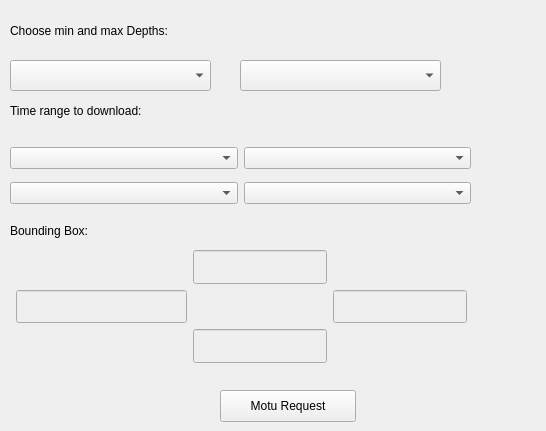
             <widget class="QWidget" name="tab_Extract_2">
              <attribute name="title">
               <string>Extraction</string>
              </attribute>
              <widget class="QLabel" name="label_depth_4">
               <property name="geometry">
                <rect>
                 <x>10</x>
                 <y>20</y>
                 <width>527</width>
                 <height>21</height>
                </rect>
               </property>
               <property name="sizePolicy">
                <sizepolicy hsizetype="Minimum" vsizetype="Fixed">
                 <horstretch>0</horstretch>
                 <verstretch>0</verstretch>
                </sizepolicy>
               </property>
               <property name="text">
                <string>Choose min and max Depths:</string>
               </property>
              </widget>
              <widget class="QComboBox" name="combo_wms_layer_depth_2">
               <property name="geometry">
                <rect>
                 <x>10</x>
                 <y>60</y>
                 <width>201</width>
                 <height>31</height>
                </rect>
               </property>
              </widget>
              <widget class="QLabel" name="WMSLabelTimeRange_4">
               <property name="geometry">
                <rect>
                 <x>10</x>
                 <y>100</y>
                 <width>527</width>
                 <height>21</height>
                </rect>
               </property>
               <property name="sizePolicy">
                <sizepolicy hsizetype="Preferred" vsizetype="Fixed">
                 <horstretch>0</horstretch>
                 <verstretch>0</verstretch>
                </sizepolicy>
               </property>
               <property name="text">
                <string>Time range to download:</string>
               </property>
              </widget>
              <widget class="QWidget" name="layoutWidget_4">
               <property name="geometry">
                <rect>
                 <x>10</x>
                 <y>140</y>
                 <width>461</width>
                 <height>71</height>
                </rect>
               </property>
               <layout class="QGridLayout" name="layout_time_4">
                <property name="sizeConstraint">
                 <enum>QLayout::SetDefaultConstraint</enum>
                </property>
                <property name="spacing">
                 <number>6</number>
                </property>
                <item row="1" column="0">
                 <widget class="QComboBox" name="combo_wms_time_last_d_2"/>
                </item>
                <item row="1" column="1">
                 <widget class="QComboBox" name="combo_wms_time_last_h_2"/>
                </item>
                <item row="0" column="0">
                 <widget class="QComboBox" name="combo_wms_time_first_d_2">
                  <property name="sizePolicy">
                   <sizepolicy hsizetype="Expanding" vsizetype="Fixed">
                    <horstretch>0</horstretch>
                    <verstretch>0</verstretch>
                   </sizepolicy>
                  </property>
                 </widget>
                </item>
                <item row="0" column="1">
                 <widget class="QComboBox" name="combo_wms_time_first_h_2">
                  <property name="sizePolicy">
                   <sizepolicy hsizetype="Expanding" vsizetype="Fixed">
                    <horstretch>0</horstretch>
                    <verstretch>0</verstretch>
                   </sizepolicy>
                  </property>
                  <property name="toolTip">
                   <string>Last time value to download for this layer
(If set, will download all the layers between the first and last times)</string>
                  </property>
                 </widget>
                </item>
               </layout>
              </widget>
              <widget class="QLabel" name="label_10">
               <property name="geometry">
                <rect>
                 <x>10</x>
                 <y>220</y>
                 <width>527</width>
                 <height>21</height>
                </rect>
               </property>
               <property name="sizePolicy">
                <sizepolicy hsizetype="Preferred" vsizetype="Fixed">
                 <horstretch>0</horstretch>
                 <verstretch>0</verstretch>
                </sizepolicy>
               </property>
               <property name="text">
                <string>Bounding Box:</string>
               </property>
              </widget>
              <widget class="QWidget" name="layoutWidget_5">
               <property name="geometry">
                <rect>
                 <x>16</x>
                 <y>250</y>
                 <width>451</width>
                 <height>113</height>
                </rect>
               </property>
               <layout class="QGridLayout" name="WMS_Bounds_4">
                <property name="sizeConstraint">
                 <enum>QLayout::SetDefaultConstraint</enum>
                </property>
                <item row="1" column="0">
                 <widget class="QLineEdit" name="lon_WMS_westBound_2">
                  <property name="enabled">
                   <bool>false</bool>
                  </property>
                  <property name="sizePolicy">
                   <sizepolicy hsizetype="Expanding" vsizetype="Expanding">
                    <horstretch>0</horstretch>
                    <verstretch>0</verstretch>
                   </sizepolicy>
                  </property>
                  <property name="minimumSize">
                   <size>
                    <width>171</width>
                    <height>9</height>
                   </size>
                  </property>
                 </widget>
                </item>
                <item row="0" column="1">
                 <widget class="QLineEdit" name="lat_WMS_northBound_2">
                  <property name="enabled">
                   <bool>false</bool>
                  </property>
                  <property name="sizePolicy">
                   <sizepolicy hsizetype="Expanding" vsizetype="Expanding">
                    <horstretch>0</horstretch>
                    <verstretch>0</verstretch>
                   </sizepolicy>
                  </property>
                 </widget>
                </item>
                <item row="2" column="1">
                 <widget class="QLineEdit" name="lat_WMS_southBound_2">
                  <property name="enabled">
                   <bool>false</bool>
                  </property>
                  <property name="sizePolicy">
                   <sizepolicy hsizetype="Expanding" vsizetype="Expanding">
                    <horstretch>0</horstretch>
                    <verstretch>0</verstretch>
                   </sizepolicy>
                  </property>
                 </widget>
                </item>
                <item row="1" column="1">
                 <widget class="QLabel" name="WMS_northLabel_3">
                  <property name="text">
                   <string/>
                  </property>
                 </widget>
                </item>
                <item row="1" column="2">
                 <widget class="QLineEdit" name="lon_WMS_eastBound_2">
                  <property name="enabled">
                   <bool>false</bool>
                  </property>
                  <property name="sizePolicy">
                   <sizepolicy hsizetype="Expanding" vsizetype="Expanding">
                    <horstretch>0</horstretch>
                    <verstretch>0</verstretch>
                   </sizepolicy>
                  </property>
                 </widget>
                </item>
               </layout>
              </widget>
              <widget class="QPushButton" name="button_req_motu">
               <property name="enabled">
                <bool>true</bool>
               </property>
               <property name="geometry">
                <rect>
                 <x>220</x>
                 <y>390</y>
                 <width>136</width>
                 <height>32</height>
                </rect>
               </property>
               <property name="sizePolicy">
                <sizepolicy hsizetype="Minimum" vsizetype="Expanding">
                 <horstretch>0</horstretch>
                 <verstretch>0</verstretch>
                </sizepolicy>
               </property>
               <property name="maximumSize">
                <size>
                 <width>256</width>
                 <height>32</height>
                </size>
               </property>
               <property name="text">
                <string>Motu Request</string>
               </property>
              </widget>
              <widget class="QComboBox" name="combo_wms_layer_depth_max_2">
               <property name="geometry">
                <rect>
                 <x>240</x>
                 <y>60</y>
                 <width>201</width>
                 <height>31</height>
                </rect>
               </property>
              </widget>
             </widget>
